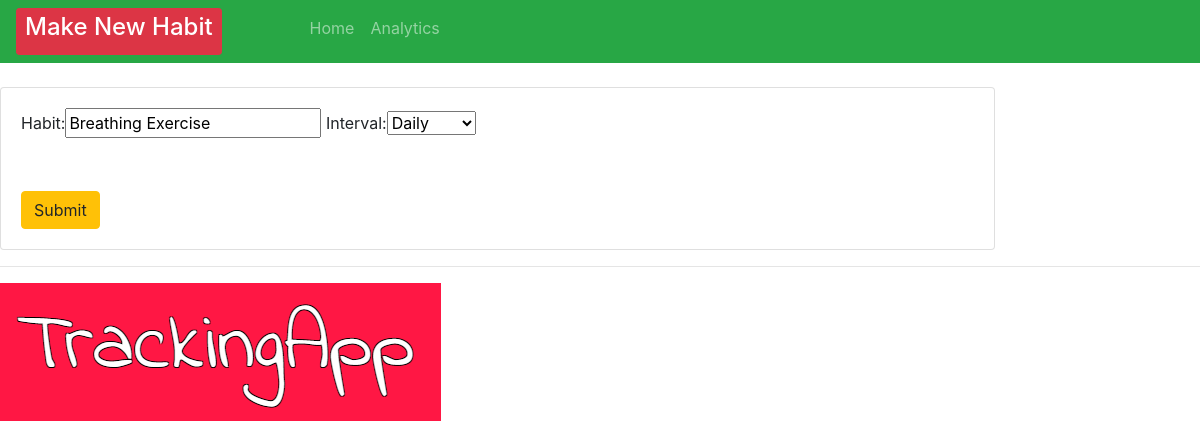
Page /update_habit/104 on the earlier database version.
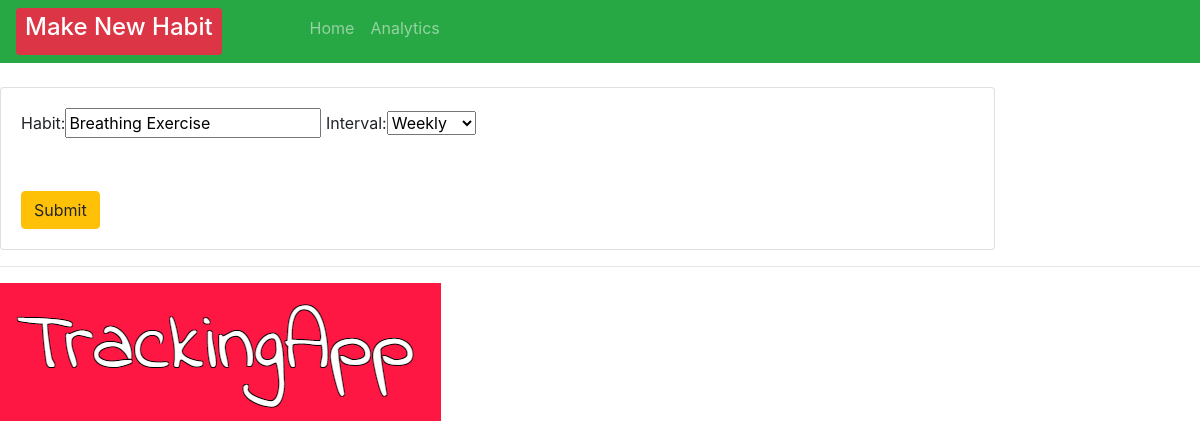
Same page on the later database version.
### crm/models.py (models this page shows, shortened)
class Order(models.Model):
    INTERVAL = (
            ('Daily', 'Daily'),
            ('Weekly', 'Weekly' ),
                      )
    habit = models.CharField(max_length=200, null=True, blank=True)
    interval = models.CharField(max_length=400, null=True, choices=INTERVAL)
    checked = models.IntegerField(blank=True, default=0, null=True)
    streak = models.IntegerField(blank=True, default=0, null=True)
    longestStreak = models.IntegerField(blank=True, default=0, null=True)
    created = models.DateTimeField(auto_now=True, auto_now_add=False, editable=False, null=True, blank=True)
    checkedList = models.ManyToManyField(Repeats)
    timeStamp = models.DateTimeField(auto_now=True, blank=True)
    date_created = models.DateTimeField(auto_now_add=True, null=True, editable=False, blank=True)
    dateAsString = models.CharField(max_length=200, null=True, blank=True)

### crm/views.py (the view)
# urls.py: path('update_habit/<str:pk>', views.updateHabit, name="update_habit"),
def updateHabit(request, pk):
    order = Order.objects.get(id=pk)
    form = OrderForm(instance=order)
    if request.method == 'POST' :
        form = OrderForm(request.POST, instance=order)
    if form.is_valid():
        form.save()
        return redirect('/')
    context = {'form': form}
    return render(request, 'habit/order_form.html', context)

### crm/forms.py
class OrderForm(ModelForm):
    class Meta:
        model = Order
        fields = ['habit', 'interval']

### crm/templates/habit/order_form.html (shortened to what this page needs)
{% extends 'habit/main.html' %}
{% load static %}
{% block content %}
<br>
<div class="row">
    <div class="col-md-10">
        <div class="card card-body">
            <form action="" method="POST">
                {{form}}
                <br>
                <br>
                <br>
                <button type="submit" class="btn btn-warning" name="Submit">
                    Submit
            </button>
            </form>
        </div>
    </div>
</div>
{%endblock%}

### crm/templates/habit/main.html (shortened to what this page needs)
<!DOCTYPE html>
<html>
<head>
    <link rel="stylesheet" href="https://stackpath.bootstrapcdn.com/bootstrap/4.3.1/css/bootstrap.min.css"
>
</head>
<body>
    {% include 'habit/navbar.html' %}
    {% block content  %}
    {% endblock  %}
    {%load static%}
    <hr>
    <img src="{% static 'images/logo.png' %}">
</body>
</html>

### crm/templates/habit/navbar.html (shortened to what this page needs)
{%load static%}
<nav class="navbar navbar-expand-lg navbar-dark bg-success" >
    <div class="collapse navbar-collapse" id="navbarNav">
      <ul class="navbar-nav">
        <li>
          <div class="nav-item" style="margin-right:80px">
            <a class="btn btn-sm btn-block btn-danger" href="{% url 'create_habit' %}"><h4>Make New Habit</h4></a>
        </div>
        <li class="nav-item" >
          <a class="nav-link"  style="justify-content: flex-end;"  href="{% url 'home' %}">Home <span class="sr-only">(current)</span></a>
        </li>
        <li class="nav-item">
          <a class="nav-link" href="{% url 'analytics' %}">Analytics</a>
        </li>
                </li>
      </ul>
    </div>
  </nav>

Differences in the rows shown:
changed Order "Breathing Exercise": interval "Daily" → "Weekly"
